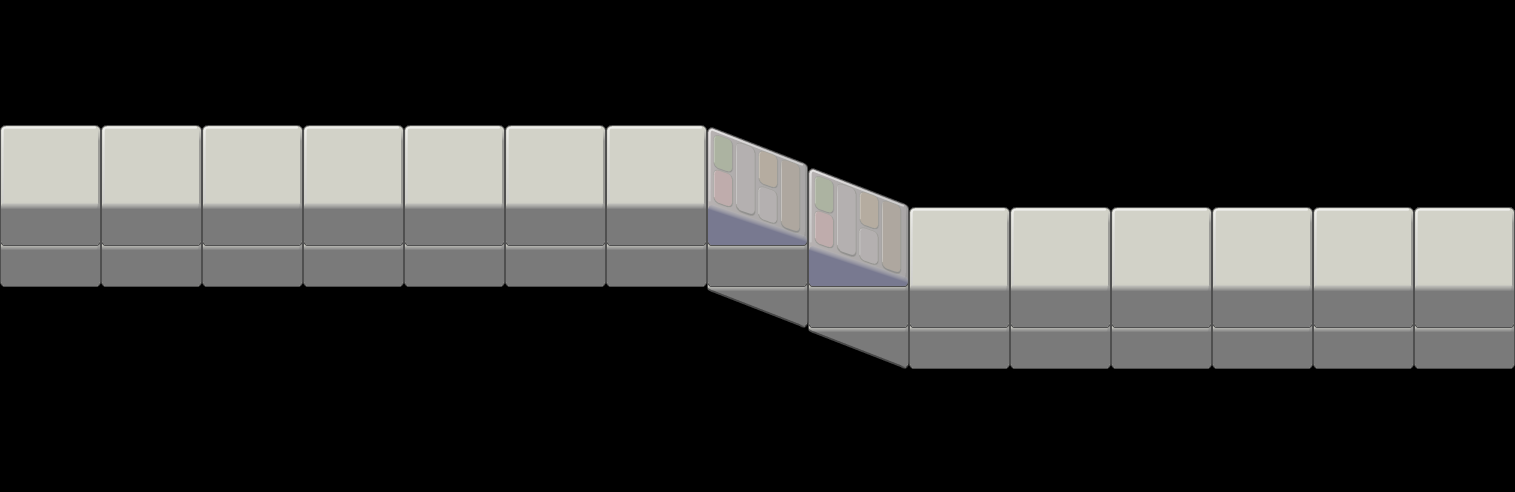

Below is a game level as drawn by its tile map, then a one-line description and the .tmx that defines it (tile-layer data replaced by summaries):
An orthogonal 15x12 tile map with 101x41 px tiles, 3 tile layers (Tile Layer 3, Tile Layer 2, top).

<map version="1.0" orientation="orthogonal" width="15" height="12" tilewidth="101" tileheight="41">
 <tileset firstgid="1" source="orthogonal-test1.tsx" />
 <layer name="Tile Layer 3" width="15" height="12">
  <data>[180 cells, 2 non-empty, 1 distinct tile ids]</data>
 </layer>
 <layer name="Tile Layer 2" width="15" height="12">
  <data>[180 cells, 16 non-empty, 1 distinct tile ids]</data>
 </layer>
 <layer name="top" width="15" height="12">
  <data>[180 cells, 15 non-empty, 2 distinct tile ids]</data>
 </layer>
</map>
